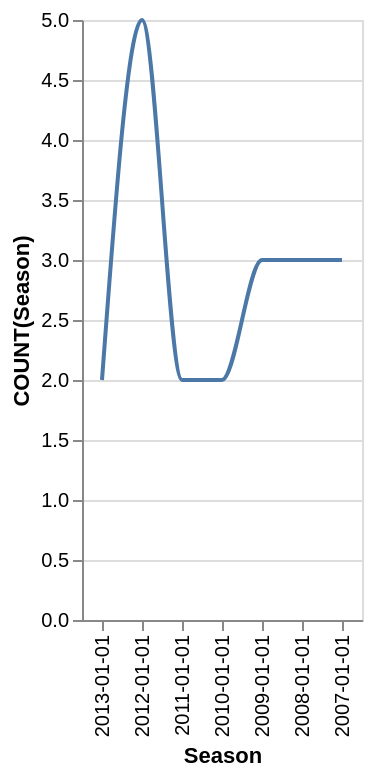

Vega-Lite specification for this chart:
### Vega-Lite specification from a JSON file in a GitHub repository (floating-point values rounded to 4 significant figures)
{"data": {"values": [{"x_data": "2013-01-01", "y_data": 2}, {"x_data": "2012-01-01", "y_data": 5}, {"x_data": "2011-01-01", "y_data": 2}, {"x_data": "2010-01-01", "y_data": 2}, {"x_data": "2009-01-01", "y_data": 3}, {"x_data": "2008-01-01", "y_data": 3}, {"x_data": "2007-01-01", "y_data": 3}]}, "mark": {"type": "line", "interpolate": "monotone"}, "encoding": {"x": {"field": "x_data", "type": "nominal", "title": "Season", "sort": "descending"}, "y": {"field": "y_data", "type": "quantitative", "title": "COUNT(Season)"}}}
